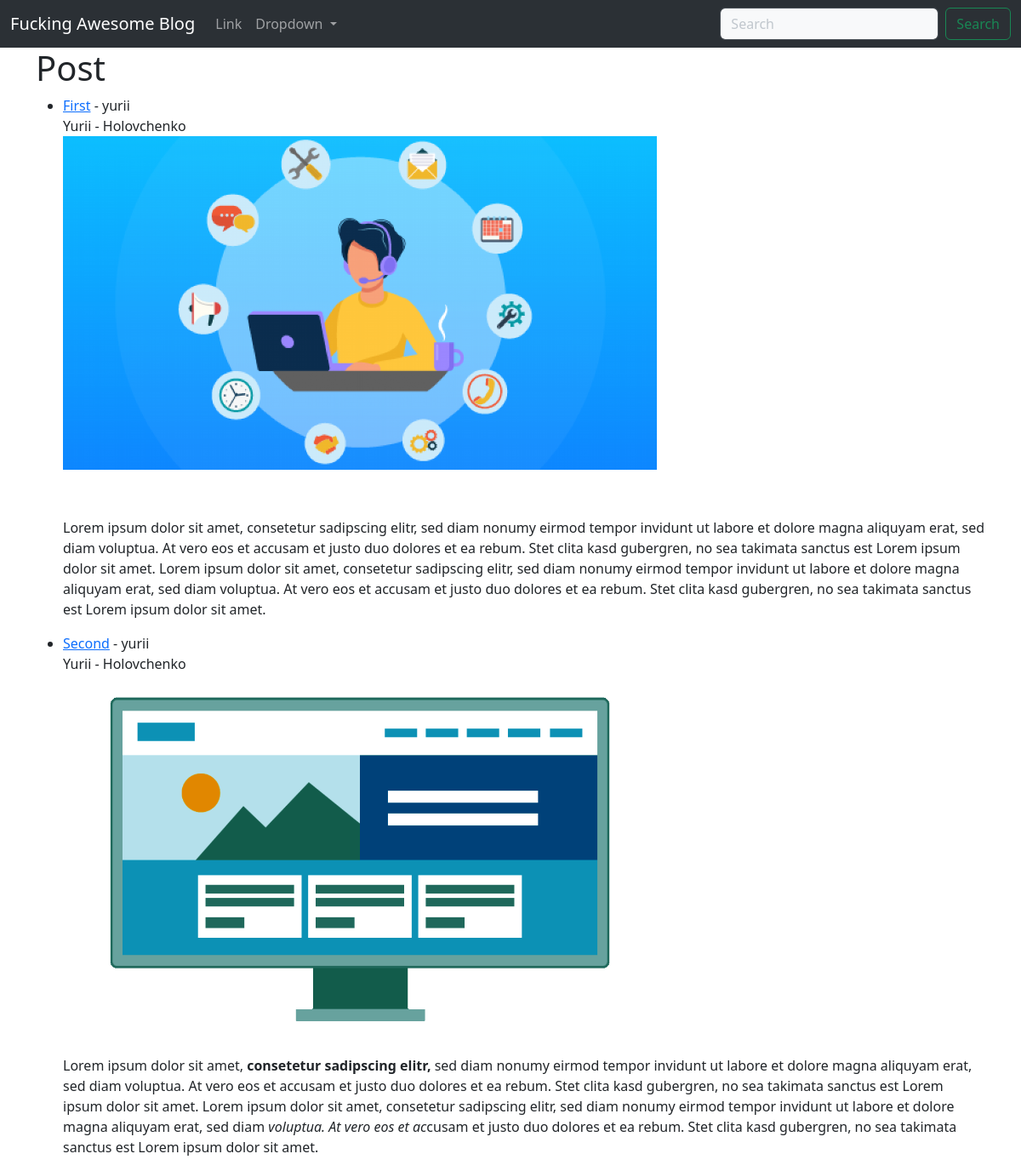
The page / on the database its author committed.
### blog/models.py (models this page shows, shortened)
class Post(models.Model):
    title = models.CharField(max_length=255)
    title_tag = models.CharField(max_length=255, default='Awesome Blog')
    author = models.ForeignKey(User, on_delete=models.CASCADE)
    body = models.TextField(blank=True, null=True)

### blog/views.py (the view)
# urls.py: path('', views.HomeView.as_view(), name='home'),
class HomeView(ListView):
    model = Post
    template_name = 'home.html'

### templates/home.html
{% extends 'base.html' %}
{% block content %}
<h1>Post</h1>
{% for post in object_list %}
  <ul>
    <li><a href="{% url 'article-detail' post.pk %}">{{post.title}}</a> - {{post.author}}<br>
    {{post.author.first_name}} - {{post.author.last_name}}<br>
    {{post.body | safe}}</li>
  </ul>
{% endfor %}
{% endblock content %}

### templates/base.html (shortened to what this page needs)
<!doctype html>
<html lang="en">
  <head>
    <link href="https://cdn.jsdelivr.net/npm/bootstrap@5.3.0/dist/css/bootstrap.min.css" rel="stylesheet">
  </head>
  <body>
    {% include 'navbar.html' %}
    <div class="container">
      {% block content %}
      {% endblock content %}
    </div>
  </body>
</html>

### templates/navbar.html (shortened to what this page needs)
{% block content %}
<nav class="navbar navbar-expand-lg bg-body-tertiary" data-bs-theme="dark">
  <div class="container-fluid">
    <a class="navbar-brand" href="{% url 'home' %}">Fucking Awesome Blog</a>
    <div class="collapse navbar-collapse" id="navbarSupportedContent">
      <ul class="navbar-nav me-auto mb-2 mb-lg-0">
        <li class="nav-item">
          <a class="nav-link" href="#">Link</a>
        </li>
        <li class="nav-item dropdown">
          <a class="nav-link dropdown-toggle" href="#" role="button" data-bs-toggle="dropdown" aria-expanded="false">
            Dropdown
          </a>
        </li>
      </ul>
      <form class="d-flex" role="search">
        <input class="form-control me-2 bg-light"  type="search" placeholder="Search" aria-label="Search">
        <button class="btn btn-outline-success" type="submit">Search</button>
      </form>
    </div>
  </div>
</nav>
{% endblock content %}

### rows shown on the page
Post: title "First", author "yurii", author.first_name "Yurii", author.last_name "Holovchenko", body (picture), body "Lorem ipsum dolor sit amet, consetetur sadipscing elitr, sed diam nonumy eirmod tempor invidunt ut labore et dolore magna aliquyam erat, sed diam voluptua. At vero eos et accusam et justo duo dolores et ea rebum. Stet clita kasd gubergren, no sea takimata sanctus est Lorem ipsum dolor sit amet. Lorem ipsum dolor sit amet, consetetur sadipscing elitr, sed diam nonumy eirmod tempor invidunt ut labore et dolore magna aliquyam erat, sed diam voluptua. At vero eos et accusam et justo duo dolores et ea rebum. Stet clita kasd gubergren, no sea takimata sanctus est Lorem ipsum dolor sit amet."
Post: title "Second", author "yurii", author.first_name "Yurii", author.last_name "Holovchenko", body (picture), body "Lorem ipsum dolor sit amet, consetetur sadipscing elitr, sed diam nonumy eirmod tempor invidunt ut labore et dolore magna aliquyam erat, sed diam voluptua. At vero eos et accusam et justo duo dolores et ea rebum. Stet clita kasd gubergren, no sea takimata sanctus est Lorem ipsum dolor sit amet. Lorem ipsum dolor sit amet, consetetur sadipscing elitr, sed diam nonumy eirmod tempor invidunt ut labore et dolore magna aliquyam erat, sed diam voluptua. At vero eos et ac cusam et justo duo dolores et ea rebum. Stet clita kasd gubergren, no sea takimata sanctus est Lorem ipsum dolor sit amet."
